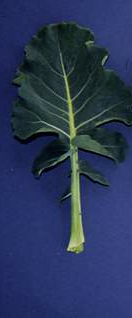
%> input picture healthy/Brocolli/broccoli_otc05.png, 132 x 318 px
$ octave brocolli.m   (GNU Octave 9; MATLAB toolbox functions it lacks are replaced by stand-ins)
%> lines starting %> are read from the running program, lines starting %| are printed output that depends on the picture; in (x1, y1, x2, y2) boxes, pixels count from 0 and x2, y2 are one past the last pixel; in counts of white or black regions, pixels touching at a corner belong together; the program's own positions count from 1
clc; clear all; close all;


A=imread('broccoli_otc05.png');
%> A is the input picture: size 318x132x3 uint8; mean R, G, B 40.8, 54.5, 88.7

AR=A(:,:,1);
AG=A(:,:,2);
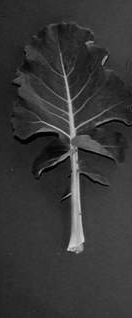
%> AG: size 318x132 uint8; min 3, max 215, mean 54.5
AB=A(:,:,3);
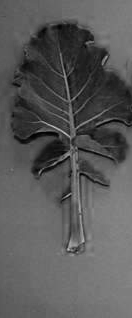
%> AB: size 318x132 uint8; min 3, max 194, mean 88.7
figure,imshow(A);

figure,imhist(AR);
title('Red histogram');
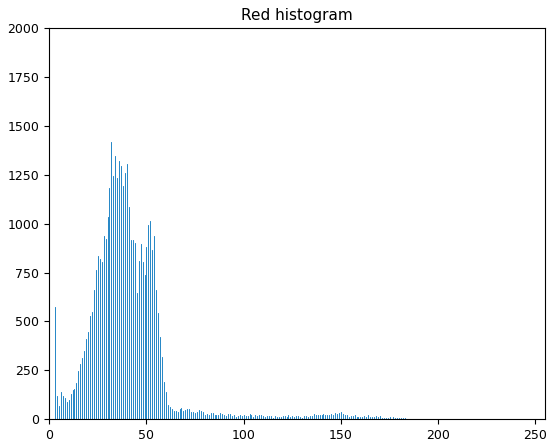
%> figure redrawn from the program's plot data; highest point at x = 32, y = 1418
figure,imhist(AG);
title('Green histogram');
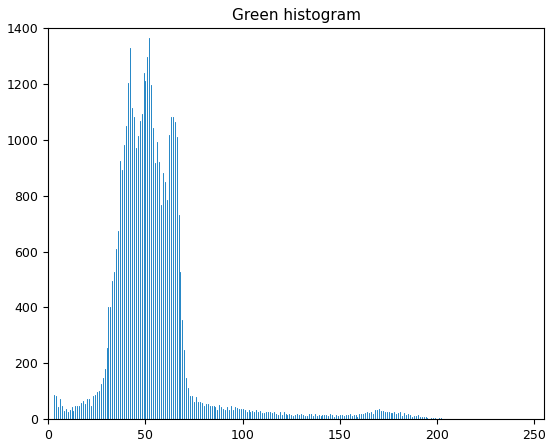
%> figure redrawn from the program's plot data; highest point at x = 52, y = 1366

figure, imhist(AB);

title('Blue histogram');
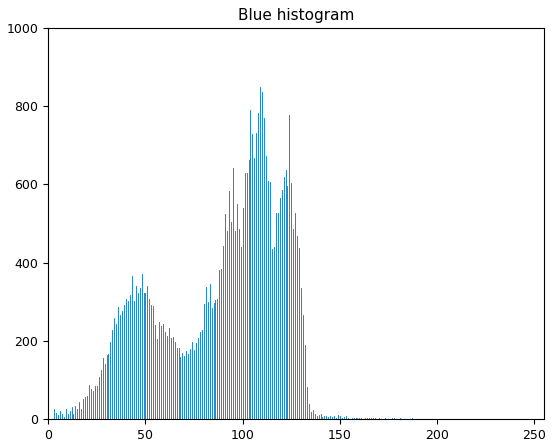
%> figure redrawn from the program's plot data; highest point at x = 109, y = 848


Agray=rgb2gray(A);
figure,imshow(Agray);
%
%  mean2, std2

Igray=Agray;
 level = graythresh(Igray);
%> level = 0.365
BW = im2bw(Igray,level);
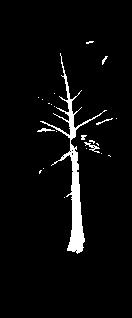
%> BW: size 318x132 logical; 4.2% white; 23 white regions (17 under 20 px), largest, box (x1, y1, x2, y2) and area: (40, 53, 107, 254) 1562, (84, 142, 100, 153) 56, (37, 128, 55, 132) 37, (96, 118, 113, 125) 29, (102, 56, 108, 65) 22, (81, 135, 87, 140) 21
figure,imshow(BW)


[IDX,C] = kmeans(BW,2);
%> IDX = 318 values, max 2 at index 125, min 1 at index 1, mean 1.37; C = 132 columns, first 8: [0 0 0 0 0 0 0 0; 0 0 0 0 0 0 0 0]


 ARmean=mean2(AR)
%> ARmean = 40.84

 ARstd=std2(AR)
%> ARstd = 19.83


 AGmean=mean2(AG)
%> AGmean = 54.45

 AGstd=std2(AG)
%> AGstd = 21.58


 ABmean=mean2(AB)
%> ABmean = 88.66

 ABstd=std2(AB)
%> ABstd = 19.17


 Greens=[];
 [m,n]=size(Igray);
%> m = 318; n = 132

 BW=imcomplement(BW);

 for i=1: m
     for j=1:n

         if BW(i,j)==1
             Greens=[Greens AG(i,j)];
         end

     end
 end


 SE = ones(5);
BW2 = imdilate(BW,SE);
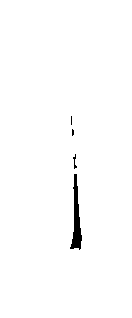
%> BW2: size 318x132 logical; 98.9% white; 4 black regions (2 under 20 px), largest, box (x1, y1, x2, y2) and area: (70, 174, 82, 250) 424, (73, 154, 77, 169) 24
increase = (bwarea(BW2) - bwarea(BW))/bwarea(BW)
%> increase = 0.0313


bwarea(BW)
%> ans = 40252.5
bwarea(BW2)
%> ans = 41511.9

imshow(BW2)

 GreenArea=size(Greens,2)/(m*n)
%> GreenArea = 0.958

 print ('Green Area ');
